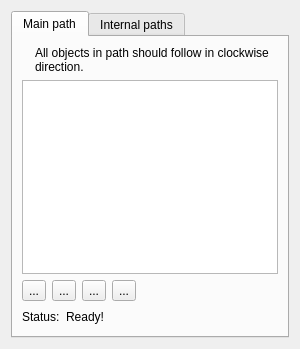
       <widget class="QWidget" name="paths_Page">
        <layout class="QVBoxLayout" name="verticalLayout_21">
         <item>
          <widget class="QTabWidget" name="tabWidget">
           <property name="maximumSize">
            <size>
             <width>16777215</width>
             <height>16777215</height>
            </size>
           </property>
           <property name="font">
            <font>
             <pointsize>9</pointsize>
             <bold>false</bold>
            </font>
           </property>
           <property name="currentIndex">
            <number>0</number>
           </property>
           <widget class="QWidget" name="mainPaths_Tab">
            <attribute name="title">
             <string>Main path</string>
            </attribute>
            <layout class="QVBoxLayout" name="verticalLayout_2">
             <item>
              <layout class="QHBoxLayout" name="horizontalLayout_8">
               <item>
                <widget class="QLabel" name="label_3">
                 <property name="sizePolicy">
                  <sizepolicy hsizetype="Fixed" vsizetype="Preferred">
                   <horstretch>0</horstretch>
                   <verstretch>0</verstretch>
                  </sizepolicy>
                 </property>
                 <property name="text">
                  <string/>
                 </property>
                 <property name="pixmap">
                  <pixmap resource="../../../../vmisc/share/resources/icon.qrc">:/tsvg/spectrum/RotateCW.tsvg</pixmap>
                 </property>
                </widget>
               </item>
               <item>
                <widget class="QLabel" name="label_4">
                 <property name="text">
                  <string>All objects in path should follow in clockwise direction.</string>
                 </property>
                 <property name="wordWrap">
                  <bool>true</bool>
                 </property>
                </widget>
               </item>
              </layout>
             </item>
             <item>
              <widget class="QListWidget" name="mainPath_ListWidget">
               <property name="font">
                <font>
                 <pointsize>9</pointsize>
                 <bold>true</bold>
                </font>
               </property>
               <property name="focusPolicy">
                <enum>Qt::StrongFocus</enum>
               </property>
               <property name="contextMenuPolicy">
                <enum>Qt::CustomContextMenu</enum>
               </property>
               <property name="tabKeyNavigation">
                <bool>false</bool>
               </property>
               <property name="dragDropMode">
                <enum>QAbstractItemView::InternalMove</enum>
               </property>
               <property name="selectionMode">
                <enum>QAbstractItemView::ExtendedSelection</enum>
               </property>
              </widget>
             </item>
             <item>
              <layout class="QHBoxLayout" name="horizontalLayout_3">
               <item>
                <widget class="QToolButton" name="moveTop_ToolButton">
                 <property name="toolTip">
                  <string>Move row to top of list</string>
                 </property>
                 <property name="text">
                  <string notr="true">...</string>
                 </property>
                 <property name="icon">
                  <iconset resource="../../../../vmisc/share/resources/theme.qrc">
                   <normaloff>:/tsvg/seamly/go-top.tsvg</normaloff>:/tsvg/seamly/go-top.tsvg</iconset>
                 </property>
                </widget>
               </item>
               <item>
                <widget class="QToolButton" name="moveUp_ToolButton">
                 <property name="toolTip">
                  <string>Move row up one row</string>
                 </property>
                 <property name="text">
                  <string notr="true">...</string>
                 </property>
                 <property name="icon">
                  <iconset resource="../../../../vmisc/share/resources/theme.qrc">
                   <normaloff>:/tsvg/spectrum/ChevronUp.tsvg</normaloff>:/tsvg/spectrum/ChevronUp.tsvg</iconset>
                 </property>
                </widget>
               </item>
               <item>
                <widget class="QToolButton" name="moveDown_ToolButton">
                 <property name="toolTip">
                  <string>Move row down one row</string>
                 </property>
                 <property name="text">
                  <string notr="true">...</string>
                 </property>
                 <property name="icon">
                  <iconset resource="../../../../vmisc/share/resources/theme.qrc">
                   <normaloff>:/tsvg/spectrum/ChevronDown.tsvg</normaloff>:/tsvg/spectrum/ChevronDown.tsvg</iconset>
                 </property>
                </widget>
               </item>
               <item>
                <widget class="QToolButton" name="moveBottom_ToolButton">
                 <property name="toolTip">
                  <string>Molve row to botton of list</string>
                 </property>
                 <property name="text">
                  <string notr="true">...</string>
                 </property>
                 <property name="icon">
                  <iconset resource="../../../../vmisc/share/resources/theme.qrc">
                   <normaloff>:/tsvg/seamly/go-bottom.tsvg</normaloff>:/tsvg/seamly/go-bottom.tsvg</iconset>
                 </property>
                </widget>
               </item>
               <item>
                <spacer name="horizontalSpacer_4">
                 <property name="orientation">
                  <enum>Qt::Horizontal</enum>
                 </property>
                 <property name="sizeHint" stdset="0">
                  <size>
                   <width>40</width>
                   <height>20</height>
                  </size>
                 </property>
                </spacer>
               </item>
              </layout>
             </item>
             <item>
              <layout class="QHBoxLayout" name="horizontalLayout">
               <item>
                <widget class="QLabel" name="label">
                 <property name="maximumSize">
                  <size>
                   <width>40</width>
                   <height>16777215</height>
                  </size>
                 </property>
                 <property name="text">
                  <string>Status:</string>
                 </property>
                </widget>
               </item>
               <item>
                <widget class="QLabel" name="status_Label">
                 <property name="text">
                  <string>Ready!</string>
                 </property>
                 <property name="textFormat">
                  <enum>Qt::RichText</enum>
                 </property>
                 <property name="scaledContents">
                  <bool>false</bool>
                 </property>
                </widget>
               </item>
               <item>
                <spacer name="horizontalSpacer_2">
                 <property name="orientation">
                  <enum>Qt::Horizontal</enum>
                 </property>
                 <property name="sizeHint" stdset="0">
                  <size>
                   <width>40</width>
                   <height>20</height>
                  </size>
                 </property>
                </spacer>
               </item>
              </layout>
             </item>
            </layout>
           </widget>
           <widget class="QWidget" name="internalPaths_Tab">
            <attribute name="title">
             <string>Internal paths</string>
            </attribute>
            <layout class="QVBoxLayout" name="verticalLayout_7">
             <item>
              <widget class="QListWidget" name="internalPaths_ListWidget">
               <property name="font">
                <font>
                 <pointsize>9</pointsize>
                 <bold>true</bold>
                </font>
               </property>
               <property name="focusPolicy">
                <enum>Qt::StrongFocus</enum>
               </property>
               <property name="dragDropMode">
                <enum>QAbstractItemView::InternalMove</enum>
               </property>
              </widget>
             </item>
            </layout>
           </widget>
          </widget>
         </item>
        </layout>
       </widget>
